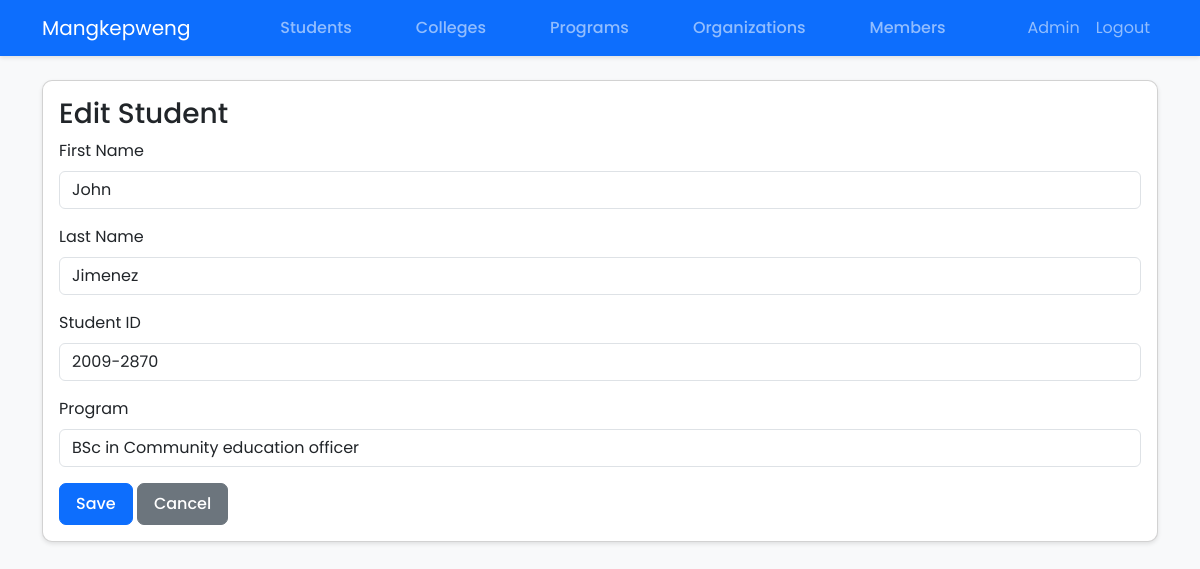
The app's page /student/28/edit/ (signed in) with its own data.
### core/models.py (models this page shows, shortened)
class Student(models.Model):
    first_name = models.CharField(max_length=50)
    last_name = models.CharField(max_length=50)
    student_id = models.CharField(max_length=20, unique=True)
    program = models.ForeignKey(Program, on_delete=models.CASCADE)

### core/views.py (the view)
# urls.py: path('student/<int:pk>/edit/', views.StudentUpdateView.as_view(), name='student_edit'),
class StudentUpdateView(AdminRequiredMixin, UpdateView):
    model = Student
    template_name = 'core/student_form.html'
    fields = ['first_name', 'last_name', 'student_id', 'program']
    success_url = reverse_lazy('student_list')

### core/models.py (called while the page is built)
    def __str__(self):
        return self.name

### core/templatetags/form_tags.py (called while the page is built)
@register.filter(name='addclass')
def addclass(field, css):
    return field.as_widget(attrs={'class': css})

### core/views.py (called while the page is built)
    def test_func(self):
        return self.request.user.is_staff

### templates/core/student_form.html (shortened to what this page needs)
{% extends 'base.html' %}
{% load form_tags %}
{% block content %}
<div class="card">
    <div class="card-body">
        <h3>{% if form.instance.pk %}Edit Student{% else %}Add Student{% endif %}</h3>
        <form method="post">
            <div class="mb-3">
                <label for="{{ form.first_name.id_for_label }}" class="form-label">First Name</label>
                {{ form.first_name|addclass:"form-control" }}
            </div>
            <div class="mb-3">
                <label for="{{ form.last_name.id_for_label }}" class="form-label">Last Name</label>
                {{ form.last_name|addclass:"form-control" }}
            </div>
            <div class="mb-3">
                <label for="{{ form.student_id.id_for_label }}" class="form-label">Student ID</label>
                {{ form.student_id|addclass:"form-control" }}
            </div>
            <div class="mb-3">
                <label for="{{ form.program.id_for_label }}" class="form-label">Program</label>
                {{ form.program|addclass:"form-control" }}
            </div>
            <button type="submit" class="btn btn-primary">Save</button>
            <a href="{% url 'student_list' %}" class="btn btn-secondary">Cancel</a>
        </form>
    </div>
</div>
{% endblock %}

### static/css/style.css (style rules this page uses)
body { font-family: 'Poppins', sans-serif; background-color: #f8f9fa; }
.card { border-radius: 10px; box-shadow: 0 2px 4px rgba(0,0,0,0.1); }
.btn { font-weight: 500; padding: 0.5rem 1rem; border-radius: 7px; }

### records on screen
Student: first_name "John", last_name "Jimenez", student_id "2009-2870", program "BSc in Community education officer"
